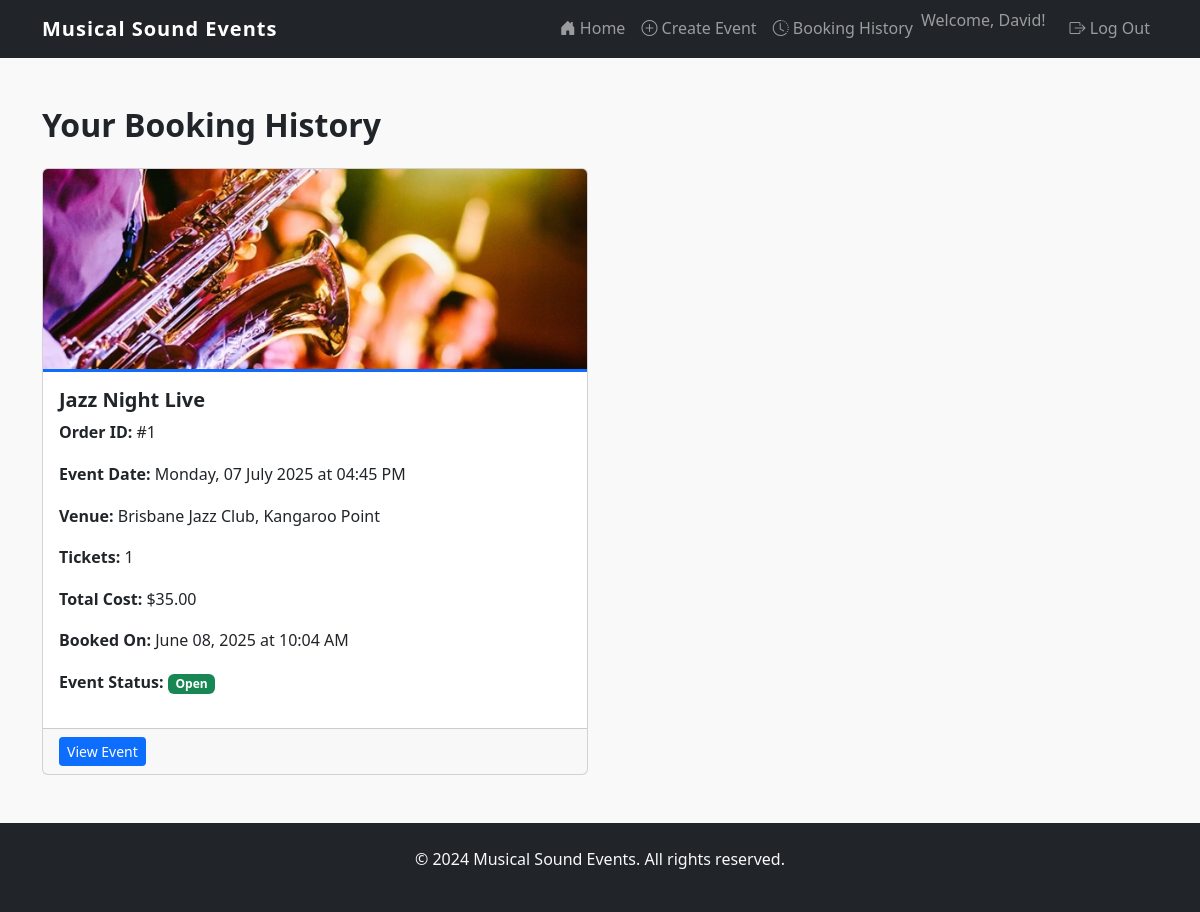
Before: /history (signed in) with the older database file.
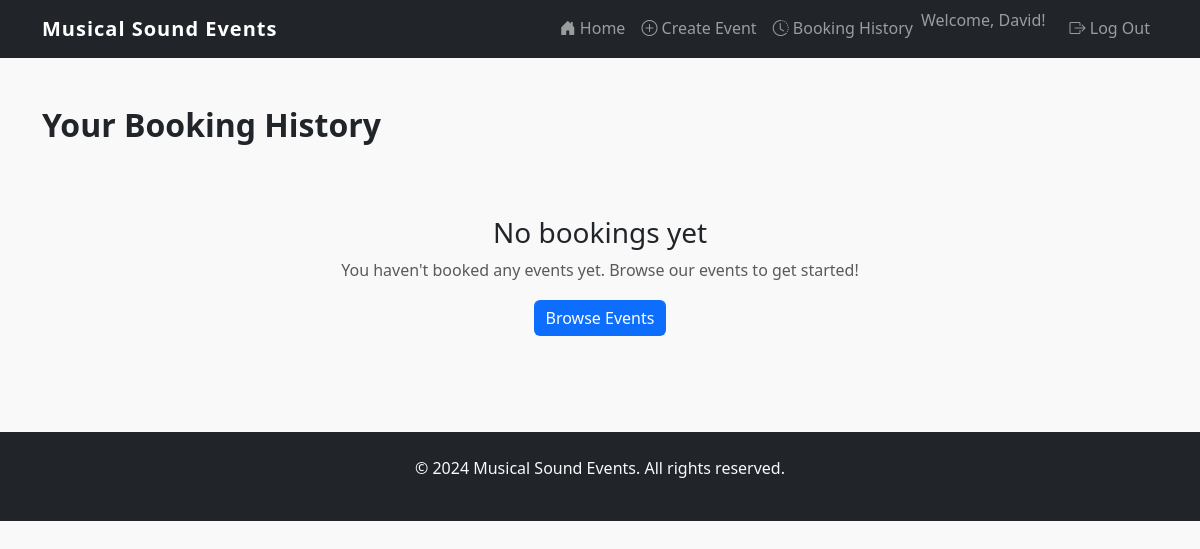
After: the same page with the newer database file.
### website/models.py (models this page shows)
class User(db.Model, UserMixin):
    id = db.Column(db.Integer, primary_key=True)
    first_name = db.Column(db.String(100), nullable=False)
    surname = db.Column(db.String(100), nullable=False)
    name = db.Column(db.String(150), nullable=False, unique=True)
    email = db.Column(db.String(150), nullable=False, unique=True)
    password_hash = db.Column(db.String(150), nullable=False)
    contact_number = db.Column(db.String(20), nullable=False)
    street_address = db.Column(db.Text, nullable=False)
    comments = db.relationship('Comment', backref='user')
    orders = db.relationship('Order', backref='user')
    events = db.relationship('Event', backref='creator')

class Order(db.Model):
    id = db.Column(db.Integer, primary_key=True)
    quantity = db.Column(db.Integer, nullable=False)
    total_cost = db.Column(db.Float, nullable=False)
    timestamp = db.Column(db.DateTime, default=datetime.utcnow, nullable=False)
    user_id = db.Column(db.Integer, db.ForeignKey('user.id'), nullable=False)
    event_id = db.Column(db.Integer, db.ForeignKey('event.id'), nullable=False)

class Event(db.Model):
    id = db.Column(db.Integer, primary_key=True)
    name = db.Column(db.String(150), nullable=False)
    description = db.Column(db.Text, nullable=False)
    date = db.Column(db.DateTime, nullable=False)
    venue = db.Column(db.String(200), nullable=False)
    image = db.Column(db.String(400), nullable=True, default='default_event.jpg')
    category = db.Column(db.String(50), nullable=False)
    price = db.Column(db.Float, nullable=False)
    tickets_available = db.Column(db.Integer, nullable=False)
    status = db.Column(db.String(20), nullable=False, default='Open')
    created_at = db.Column(db.DateTime, default=datetime.utcnow)
    user_id = db.Column(db.Integer, db.ForeignKey('user.id'), nullable=False)
    comments = db.relationship('Comment', backref='event', cascade='all, delete-orphan')
    orders = db.relationship('Order', backref='event')

### website/views.py (the view)
@main_bp.route('/history')# Route to view booking history
@login_required
def booking_history():
    orders = Order.query.filter_by(user_id=current_user.id).order_by(Order.timestamp.desc()).all()
    return render_template('history.html', orders=orders)

### website/templates/history.html (shortened to what this page needs)
{% extends "base.html" %}
{% block content %}
<div class="container my-5">
    <h2 class="mb-4">Your Booking History</h2>
    {% if orders %}
        <div class="row row-cols-1 row-cols-md-2 g-4">
            {% for order in orders %}
                <div class="col">
                    <div class="card h-100">
                        <img src="{{ url_for('static', filename='img/' + order.event.image) }}"
                             class="card-img-top" alt="{{ order.event.name }}" style="height: 200px; object-fit: cover;">
                        <div class="card-body">
                            <h5 class="card-title">{{ order.event.name }}</h5>
                            <p><strong>Order ID:</strong> #{{ order.id }}</p>
                            <p><strong>Event Date:</strong> {{ order.event.date.strftime('%A, %d %B %Y at %I:%M %p') }}</p>
                            <p><strong>Venue:</strong> {{ order.event.venue }}</p>
                            <p><strong>Tickets:</strong> {{ order.quantity }}</p>
                            <p><strong>Total Cost:</strong> ${{ "%.2f"|format(order.total_cost) }}</p>
                            <p><strong>Booked On:</strong> {{ order.timestamp.strftime('%B %d, %Y at %I:%M %p') }}</p>
                            <p><strong>Event Status:</strong>
                                {% if order.event.status == 'Open' %}
                                    <span class="badge bg-success">{{ order.event.status }}</span>
                                {% elif order.event.status == 'Sold Out' %}
                                    <span class="badge bg-warning text-dark">{{ order.event.status }}</span>
                                {% elif order.event.status == 'Inactive' %}
                                    <span class="badge bg-secondary">{{ order.event.status }}</span>
                                {% elif order.event.status == 'Cancelled' %}
                                    <span class="badge bg-danger">{{ order.event.status }}</span>
                                {% endif %}
                            </p>
                        </div>
                        <div class="card-footer">
                            <a href="{{ url_for('main.event_detail', id=order.event.id) }}" class="btn btn-primary btn-sm">View Event</a>
                        </div>
                    </div>
                </div>
            {% endfor %}
        </div>
    {% else %}
        <div class="text-center py-5">
            <h3>No bookings yet</h3>
            <p class="text-muted">You haven't booked any events yet. Browse our events to get started!</p>
            <a href="{{ url_for('main.index') }}" class="btn btn-primary">Browse Events</a>
        </div>
    {% endif %}
</div>
{% endblock %}

### website/templates/base.html (shortened to what this page needs)
<!DOCTYPE html>
<html lang="en">
<head>
    <link href="https://cdn.jsdelivr.net/npm/bootstrap@5.3.2/dist/css/bootstrap.min.css" rel="stylesheet">
    <link href="https://cdn.jsdelivr.net/npm/bootstrap-icons@1.10.5/font/bootstrap-icons.css" rel="stylesheet">
    <link rel="stylesheet" href="{{ url_for('static', filename='style/style.css') }}" />
</head>
<body>
    <header>
        <nav class="navbar navbar-expand-lg navbar-dark bg-dark">
            <div class="container">
                <a class="navbar-brand" href="{{ url_for('main.index') }}">Musical Sound Events</a>
                <div class="collapse navbar-collapse" id="navbarNav">
                    <ul class="navbar-nav ms-auto">
                        <li class="nav-item">
                            <a class="nav-link" href="{{ url_for('main.index') }}">
                                <i class="bi bi-house-door-fill"></i> Home
                            </a>
                        </li>
                        {% if current_user.is_authenticated %}
                            <li class="nav-item">
                                <a class="nav-link" href="{{ url_for('main.create_event') }}">
                                    <i class="bi bi-plus-circle"></i> Create Event
                                </a>
                            </li>
                            <li class="nav-item">
                                <a class="nav-link" href="{{ url_for('main.booking_history') }}">
                                    <i class="bi bi-clock-history"></i> Booking History
                                </a>
                            </li>
                            <li class="nav-item">
                                <span class="navbar-text me-3">Welcome, {{ current_user.first_name }}!</span>
                            </li>
                            <li class="nav-item">
                                <a class="nav-link" href="{{ url_for('auth.logout') }}">
                                    <i class="bi bi-box-arrow-right"></i> Log Out
                                </a>
                            </li>
                        {% endif %}
                    </ul>
                </div>
            </div>
        </nav>
    </header>
    <main>
        {% block content %}
        {% endblock %}
    </main>
    <footer class="footer bg-dark text-light py-4 mt-5">
        <div class="container text-center">
            <p>&copy; 2024 Musical Sound Events. All rights reserved.</p>
        </div>
    </footer>
</body>
</html>

### website/static/style/style.css (style rules this page uses)
body { font-family: 'Segoe UI', sans-serif; line-height: 1.6; background-color: #f9f9f9; }
.navbar-brand { font-weight: bold; letter-spacing: 1px; }
.btn-primary { background-color: #0d6efd; border: none; }
h2, h4, h5 { font-weight: 600; }

Changed rows visible on the page:
removed Order: image (picture), event.name "Jazz Night Live", id "1", event "Monday, 07 July 2025 at 04:45 PM", event.venue "Brisbane Jazz Club, Kangaroo Point", quantity "1", total_cost "35.00", timestamp "June 08, 2025 at 10:04 AM", event.status "Open"
Other visible differences:
text now shown: "No bookings yet You haven't booked any events yet. Browse our events to get started! Browse Events"
